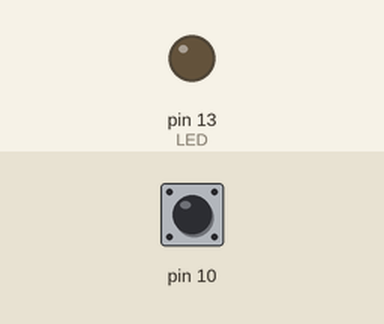
Simulated run of this sketch. Board: Arduino Uno, built with avr-gcc and run on an emulated ATmega328P. Parts: output pins drawn as LEDs (lit = HIGH). The inputs (shaded band) are chosen by the test bench; at power-on: pin 10 HIGH.

Above: at 0.7 s.
At 5.2 s:
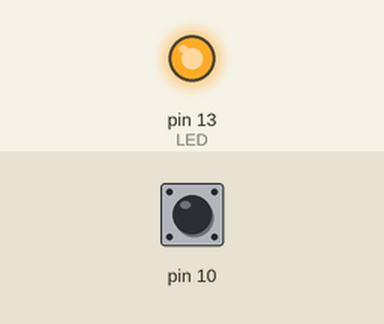
Timing chart, 0 to 6.9 s (numbered marks = the images above):
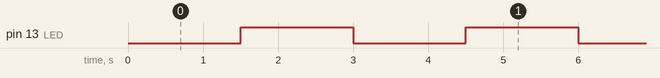

The sketch:

PCINT.ino
```cpp
#include <avr/io.h>
#include <avr/interrupt.h>
#include <util/delay.h>

int main()
{
  cli();//desabilita todas as interrupções
  SREG |= (1 << 7); //bit I setado no registrador SREG (ele é o bit de ativação de interrupção global -> deve ser definido para as interrupções serem ativadas)
  PCICR |= (1 << PCIE0);//PCIE0 - bit 0 no registrador PCICR em nível 1 para habilitar a interrupção de mudança de pino
  PCMSK0 |= (1 << PCINT2);//PB2 = PCINT2 definido para habilitar a interrupção de mudança de pino de E/S

  DDRB &= ~(1 << DDB2);//pino 10 (PB2) setado como entrada
  PORTB |= (1 << PORTB2);//pull-up
  DDRB |= (1 << DDB5);//acender o LED; pino de saída
  sei();//habilita todas as interrupções

  while(1)
  {
    PORTB ^= (1 << PORTB5); //pino 10 - PB2 muda de low para high
    _delay_ms(1500);
  }

}

ISR(PCINT0_vect)
{
   PORTB ^= (1 << PORTB5);
}
```

Measured:
- by itself, pin 13 (LED): alternates HIGH for 1.5 s and LOW for 1.5 s
